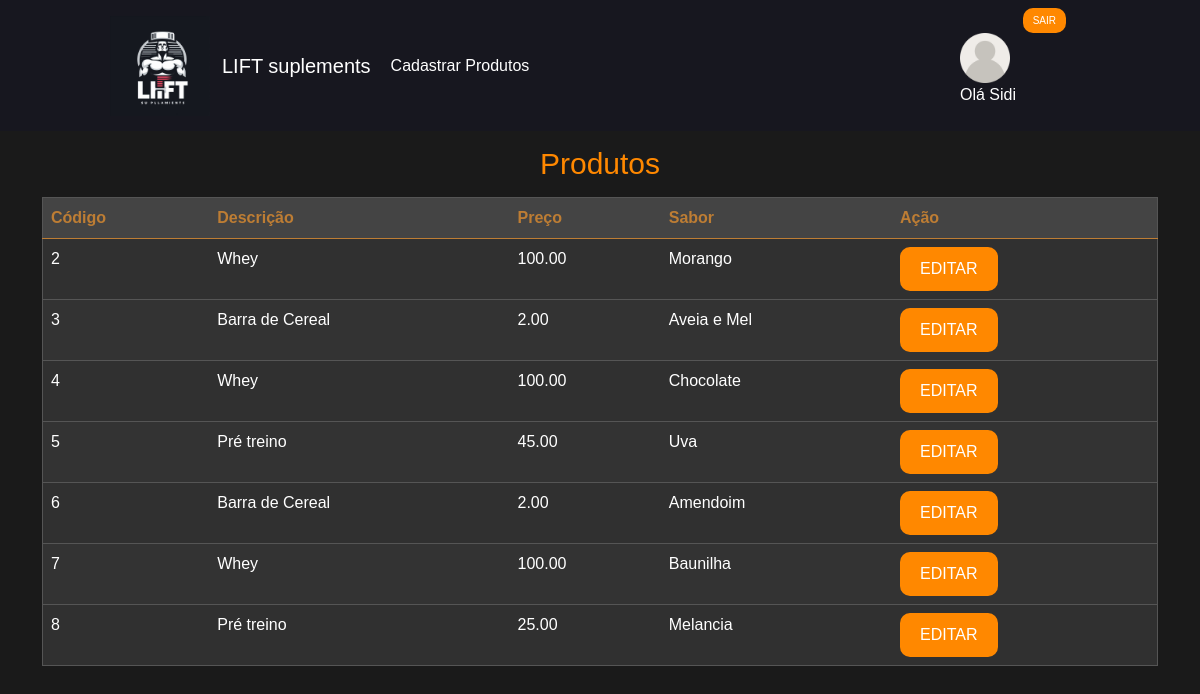
Screenshot of /home.php (signed in) with the database file from the repository.
### tables this page shows
CREATE TABLE `produto` (
  `codigo` int(4) NOT NULL,
  `descricao` varchar(100) NOT NULL,
  `preco` float NOT NULL,
  `sabor` varchar(100) NOT NULL
);

### conexaoBD.php (called while the page is built, shortened)
<?php
if (!function_exists('query')) {
    function query($sql)
    {
        global $conexao;
        mysqli_query($conexao, "SET CHARACTER SET utf8");
        $query = mysqli_query($conexao, $sql) or
            die(mysqli_error($conexao));
        return $query;
    }
}

### crudProdutos.php (called while the page is built, shortened)
<?php
include 'conexaoBD.php';
function mostrarProdutos()
{
    $resultados = query("SELECT * FROM produto");
    return $resultados;
}

### home.php (the view, shortened to what this page needs)
<!DOCTYPE html>
<html lang="pt-br">
<head>
    <link href="https://cdn.jsdelivr.net/npm/bootstrap@5.0.2/dist/css/bootstrap.min.css" rel="stylesheet">
    <link rel="stylesheet" href="geral.css">
</head>
<body>
    <nav class="navbar navbar-expand-lg bg-body-tertiary" id="navbar">
        <img src="logo2.jpg" alt="" width="100" height="100">
        <div class="container-fluid">
            <a class="navbar-brand" href="home.php">LIFT suplements</a>
            <div class="container-fluid">
                <div class="collapse navbar-collapse" id="navbarSupportedContent">
                    <ul class="navbar-nav me-auto mb-2 mb-lg-0">
                        <li class="nav-item">
                            <a class="nav-link" href="cadastrarProdutos.php">Cadastrar Produtos</a>
                        </li>
                    </ul>
                    <ul class="perfil">
                        <form method="post" action="controleUsuario.php">
                            <button type="submit" name="opcao" value="Sair" class="btnsair">Sair</button>
                        </form>
                        <img src="foto.png" alt="" class="foto">
                        <div class="nome">
                            <?php
                            if (isset($_SESSION["nome"])) {
                                echo 'Olá ', $_SESSION['nome'];
                            } else {
                                header("Location: paginaLogin.php");
                            }
                            ?>
                        </div>
                    </ul>
                </div>
            </div>
    </nav>
    <div class="container">
        <h1>Produtos</h1>
        <table class="table table-striped">
            <thead>
                <tr>
                    <th scope="col">Código</th>
                    <th scope="col">Descrição</th>
                    <th scope="col">Preço</th>
                    <th scope="col">Sabor</th>
                    <th scope="col">Ação</th>
                </tr>
            </thead>
            <tbody>
                <?php
                include 'crudProdutos.php';
                $resultados = mostrarProdutos();
                foreach ($resultados as $linha) {
                ?>
                    <tr>
                        <td><?php echo $linha['codigo']; ?></td>
                        <td><?php echo $linha['descricao']; ?></td>
                        <td><?php echo number_format($linha['preco'], 2); ?></td>
                        <td><?php echo $linha['sabor']; ?></td>
                        <td><a class="btn btn-success" id="textbtn" href="editarProdutos.php?codigo=<?php echo $linha['codigo']; ?>">Editar</a></td>
                    </tr>
                <?php
                }
                ?>
            </tbody>
        </table>
    </div>
</body>
</html>

### geral.css (style rules this page uses)
body { background-color: #1a1a1a; color: #fff; font-family: Helvetica, Arial, sans-serif; }
.navbar-nav .nav-link { color: #fff; }
.btn { background-color: #ff8800; color: #fff; border: none; padding: 10px 20px; border-radius: 10px; text-transform: uppercase; cursor: pointer; }
.table { background-color: #333333; color: #fff; border: 1px solid #555555; }
.table th { background-color: #444444; color: #bd7d34; }
.table a { color: #ff8800; text-decoration: none; }
.table td { color: #ffffff; }
#textbtn { color: #fff; }
h1 { color: #ff8800; margin: auto; text-align: center; font-size: 30px; margin-top: 15px; margin-bottom: 15px; }
img { margin: auto; margin-left: 110px; }
.navbar-brand { margin: auto; color: #fff; }
.perfil { margin-right: 110px; border-radius: 50%; }
.foto { width: 50px; height: 50px; margin: auto; }
.btnsair { background-color: #ff8800; color: #fff; border: none; padding: 5px 10px; border-radius: 10px; text-transform: uppercase; cursor: pointer; font-size: 10px; float: right; margin-left: 20px; }
.nome { margin-right: 50px; text-align: left; }
#navbar { background-color: #17171f; }

### rows the page displays
produto: codigo "2", descricao "Whey", preco "100.00", sabor "Morango"
produto: codigo "3", descricao "Barra de Cereal", preco "2.00", sabor "Aveia e Mel"
produto: codigo "4", descricao "Whey", preco "100.00", sabor "Chocolate"
produto: codigo "5", descricao "Pré treino", preco "45.00", sabor "Uva"
produto: codigo "6", descricao "Barra de Cereal", preco "2.00", sabor "Amendoim"
produto: codigo "7", descricao "Whey", preco "100.00", sabor "Baunilha"
produto: codigo "8", descricao "Pré treino", preco "25.00", sabor "Melancia"

### other values shown
$_SESSION['nome'] "Sidi"
